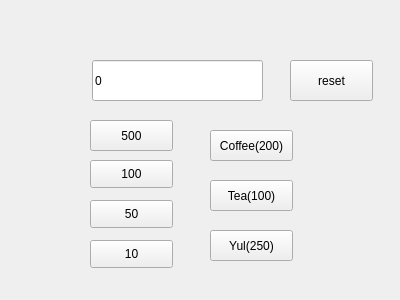
<?xml version="1.0" encoding="UTF-8"?>
<ui version="4.0">
 <class>Widget</class>
 <widget class="QWidget" name="Widget">
  <property name="geometry">
   <rect>
    <x>0</x>
    <y>0</y>
    <width>400</width>
    <height>300</height>
   </rect>
  </property>
  <property name="windowTitle">
   <string>Widget</string>
  </property>
  <widget class="QPushButton" name="pbReset">
   <property name="geometry">
    <rect>
     <x>290</x>
     <y>60</y>
     <width>83</width>
     <height>41</height>
    </rect>
   </property>
   <property name="text">
    <string>reset</string>
   </property>
  </widget>
  <widget class="QLineEdit" name="leMoney">
   <property name="geometry">
    <rect>
     <x>92</x>
     <y>60</y>
     <width>171</width>
     <height>41</height>
    </rect>
   </property>
   <property name="text">
    <string>0</string>
   </property>
  </widget>
  <widget class="QPushButton" name="pb500">
   <property name="geometry">
    <rect>
     <x>90</x>
     <y>120</y>
     <width>83</width>
     <height>31</height>
    </rect>
   </property>
   <property name="text">
    <string>500</string>
   </property>
  </widget>
  <widget class="QPushButton" name="pb100">
   <property name="geometry">
    <rect>
     <x>90</x>
     <y>160</y>
     <width>83</width>
     <height>28</height>
    </rect>
   </property>
   <property name="text">
    <string>100</string>
   </property>
  </widget>
  <widget class="QPushButton" name="pb50">
   <property name="geometry">
    <rect>
     <x>90</x>
     <y>200</y>
     <width>83</width>
     <height>28</height>
    </rect>
   </property>
   <property name="text">
    <string>50</string>
   </property>
  </widget>
  <widget class="QPushButton" name="pb10">
   <property name="geometry">
    <rect>
     <x>90</x>
     <y>240</y>
     <width>83</width>
     <height>28</height>
    </rect>
   </property>
   <property name="text">
    <string>10</string>
   </property>
  </widget>
  <widget class="QPushButton" name="pbCoffee">
   <property name="enabled">
    <bool>true</bool>
   </property>
   <property name="geometry">
    <rect>
     <x>210</x>
     <y>130</y>
     <width>83</width>
     <height>31</height>
    </rect>
   </property>
   <property name="text">
    <string>Coffee(200)</string>
   </property>
  </widget>
  <widget class="QPushButton" name="pbTea">
   <property name="geometry">
    <rect>
     <x>210</x>
     <y>180</y>
     <width>83</width>
     <height>31</height>
    </rect>
   </property>
   <property name="text">
    <string>Tea(100)</string>
   </property>
  </widget>
  <widget class="QPushButton" name="pbYul">
   <property name="enabled">
    <bool>true</bool>
   </property>
   <property name="geometry">
    <rect>
     <x>210</x>
     <y>230</y>
     <width>83</width>
     <height>31</height>
    </rect>
   </property>
   <property name="text">
    <string>Yul(250)</string>
   </property>
  </widget>
 </widget>
 <layoutdefault spacing="6" margin="11"/>
 <resources/>
 <connections/>
</ui>
